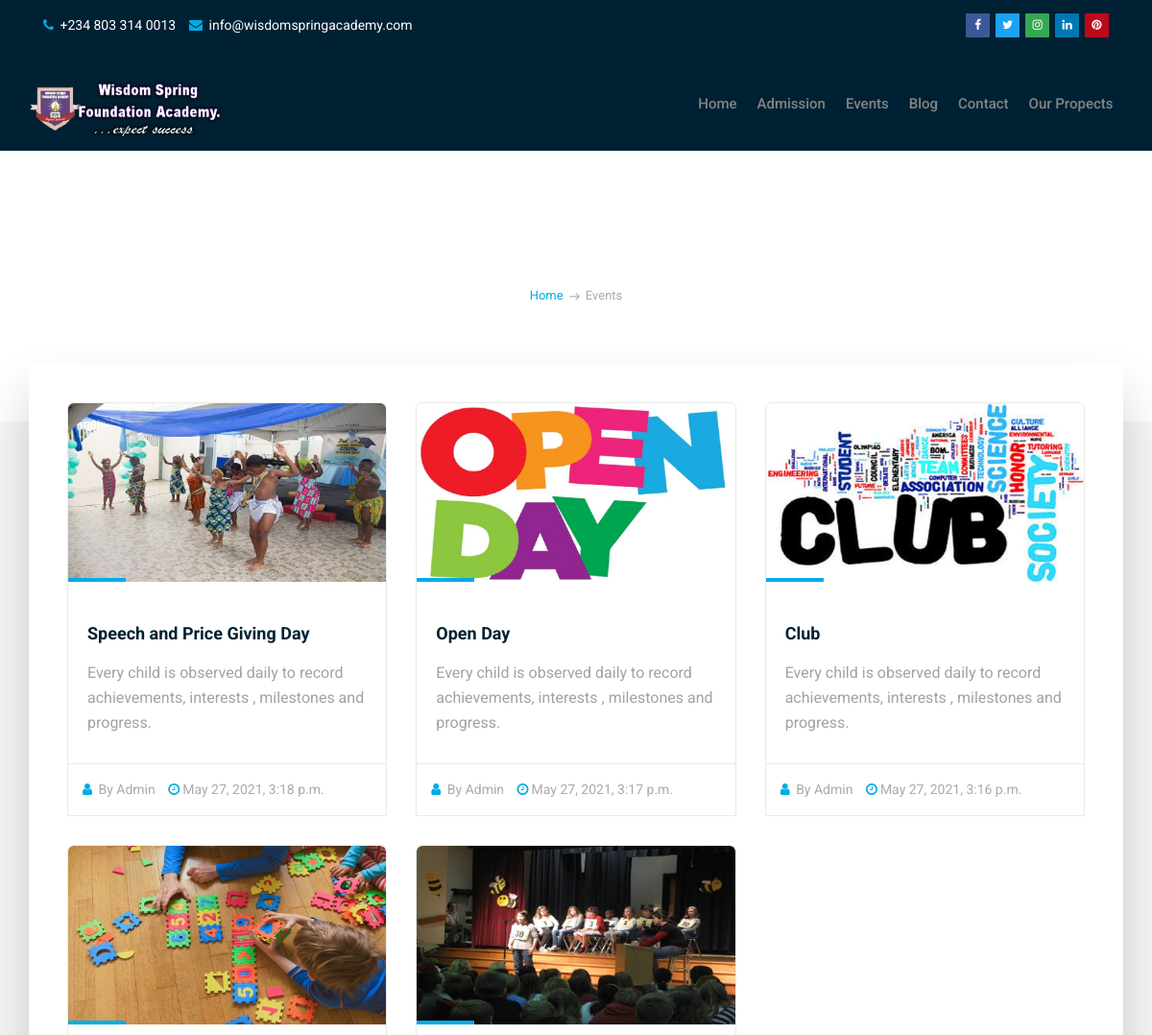
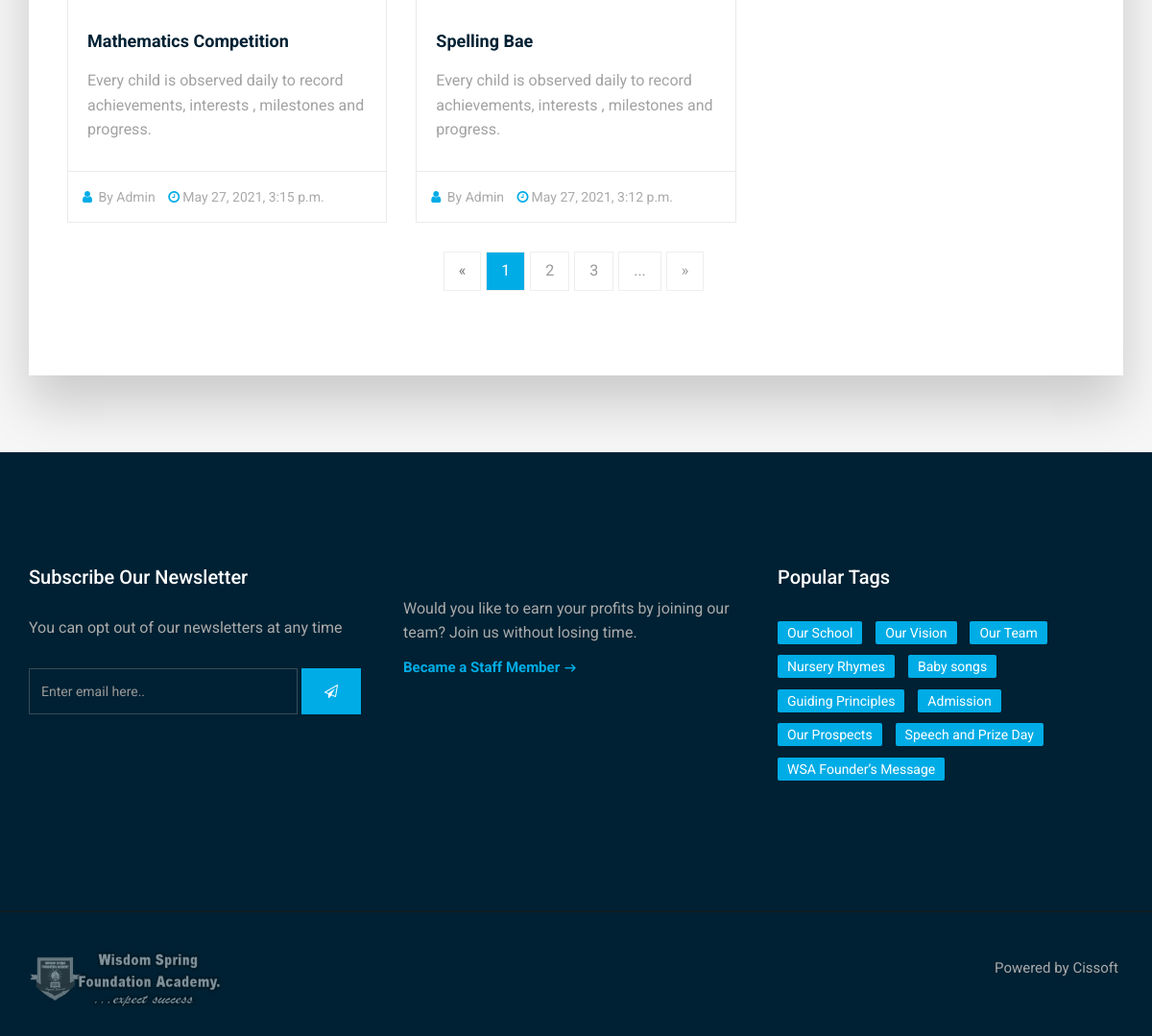
Screenshot of /events/ with the database file from the repository (2 pictures, top to bottom).
### post/models.py (models this page shows, shortened)
class events(models.Model):
    title = models.CharField(max_length = 200)
    snipet = models.CharField (max_length = 800, null = True, blank = True)
    body = models.TextField()
    image = models.ImageField(upload_to = 'post/images', null = True, blank = True)
    create_time = models.DateTimeField(default = datetime.now, blank = True)
    class Meta:
        verbose_name_plural = "events"
        ordering = ['-create_time',]

### post/views.py (the view)
# urls.py: path("events/", views.eventpage, name = "events"),
def eventpage (request):
    alleventpost = events.objects.all()
    context = {
        'eventfull' : alleventpost,
    }
    return render (request, "post/eventpage.html", context)

### post/templates/post/eventpage.html (shortened to what this page needs)
{% extends "post/layout.html" %}
{% load static %}
{% block content %}
<header class="header header-normal" style="background-color: #002133;">
    <div class="topbar clearfix">
        <div class="container">
            <div class="row-fluid">
                <div class="col-md-6 col-sm-6 text-left">
                    <p>
                        <strong><i class="fa fa-phone"></i></strong>  +234 803 314 0013 &nbsp;&nbsp;
                        <strong><i class="fa fa-envelope"></i></strong> <a href="mailto:#">info@wisdomspringacademy.com</a>
                    </p>
                </div>
                <div class="col-md-6 col-sm-6 hidden-xs text-right">
                    <div class="social">
                        <a class="facebook" href="#" data-tooltip="tooltip" data-placement="bottom" title="Facebook"><i class="fa fa-facebook"></i></a>
                        <a class="twitter" href="#" data-tooltip="tooltip" data-placement="bottom" title="Twitter"><i class="fa fa-twitter"></i></a>
                        <a class="google" href="#" data-tooltip="tooltip" data-placement="bottom" title="Instagram"><i class="fa fa-instagram"></i></a>
                        <a class="linkedin" href="#" data-tooltip="tooltip" data-placement="bottom" title="Linkedin"><i class="fa fa-linkedin"></i></a>
                        <a class="pinterest" href="#" data-tooltip="tooltip" data-placement="bottom" title="Pinterest"><i class="fa fa-pinterest"></i></a>
                    </div>
                </div>
            </div>
        </div>
    </div>
    <div class="container">
        <nav class="navbar navbar-default yamm">
            <div class="navbar-header">
                <div class="logo-normal">
                    <a class="navbar-brand" href="{% url 'index' %}"><img src="{% static 'post/images/logo.png' %}" alt=""></a>
                </div>
            </div>
            <div id="navbar" class="navbar-collapse collapse">
                <ul class="nav navbar-nav navbar-right">
                    <li><a href="{% url 'index' %}">Home</a></li>
                    <li><a href="{% url 'admission' %}">Admission</a>
                    <li><a href="{% url 'events' %}">Events</a></li>
                    <li><a href="{% url 'blogpage' %}">Blog</a></li>
                    <li><a href="{% url 'contact' %}">Contact</a></li>
                    <li><a href="{% url 'prospects' %}">Our Propects</a></li>
                </ul>
            </div>
        </nav>
    </div>
</header>
<section class="section db p120">
    <div class="container">
        <div class="row">
            <div class="col-md-12">
                <div class="tagline-message page-title text-center">
                    <h3>Blog & News</h3>
                    <ul class="breadcrumb">
                        <li><a href="{% url 'index' %}">Home</a></li>
                        <li class="active">Events</li>
                    </ul>
                </div>
            </div>
        </div>
    </div>
</section>
<section class="section gb nopadtop">
    <div class="container">
        <div class="boxed boxedp4">
            <div class="row blog-grid">
                {% for eventpost in eventfull %}
                <div class="col-md-4">
                    <div class="course-box">
                        <div class="image-wrap entry">
                            {% if eventpost.image %}
                <img src="{{ eventpost.image.url }}" alt="{{ post.title }}" class="img-responsive">
                {% endif %}
                        </div>
                        <div class="course-details">
                            <h4>
                                <a href="{% url 'event' eventpost.title %}" title="">{{eventpost.title}}</a>
                            </h4>
                            <p>{{eventpost.snipet}}</p>
                        </div>
                        <div class="course-footer clearfix">
                            <div class="pull-left">
                                <ul class="list-inline">
                                    <li><a href=""><i class="fa fa-user"></i> By Admin</a></li>
                                    <li><a href=""><i class="fa fa-clock-o"></i>{{eventpost.create_time}}</a></li>
                                 </ul>
                            </div>
                        </div>
                    </div>
                </div>
                {% endfor %}
            <div class="row">
                <div class="col-md-12 text-center">
                    <ul class="pagination ">
                        <li class="disabled"><a href="javascript:void(0)">&laquo;</a></li>
                        <li class="active"><a href="javascript:void(0)">1</a></li>
                        <li><a href="javascript:void(0)">2</a></li>
                        <li><a href="javascript:void(0)">3</a></li>
                        <li><a href="javascript:void(0)">...</a></li>
                        <li><a href="javascript:void(0)">&raquo;</a></li>
                    </ul>
                </div>
            </div>
        </div>
    </div>
</section>
{% endblock %}

### post/templates/post/layout.html (shortened to what this page needs)
{% load static %}
<!DOCTYPE html>
<head>
	<link rel="stylesheet" href="{% static 'post/css/bootstrap.min.css' %}">
    <link rel="stylesheet" href="{% static 'post/css/font-awesome.min.css' %}">
    <link rel="stylesheet" href="{% static 'post/css/carousel.css' %}">
    <link rel="stylesheet" href="{% static 'post/css/animate.css' %}">
    <link rel="stylesheet" href="{% static 'post/style.css' %}">
</head>
<body>
    {% block content %}
    {% endblock %}
    <footer class="section footer noover">
        <div class="container">
            <div class="row">
                <div class="col-lg-4 col-md-12">
                    <div class="widget clearfix">
                        <h3 class="widget-title">Subscribe Our Newsletter</h3>
                        <div class="newsletter-widget">
                            <p>You can opt out of our newsletters at any time</p>
                            <form class="form-inline" role="search">
                                <div class="form-1">
                                    <input type="text" class="form-control" placeholder="Enter email here..">
                                    <button type="submit" class="btn btn-primary"><i class="fa fa-paper-plane-o"></i></button>
                                </div>
                            </form>
                        </div>
                    </div>
                </div>
                <div class="col-lg-4 col-md-12">
                    <div class="widget clearfix">
                        <h3 class="widget-title"></h3>
                        <p>Would you like to earn your profits by joining our team? Join us without losing time.</p>
                        <a href="{% url 'apply' %}"" class="readmore">Became a Staff Member</a>
                    </div>
                </div>
                <div class="col-lg-4 col-md-12">
                    <div class="widget clearfix">
                        <h3 class="widget-title">Popular Tags</h3>
                        <div class="tags-widget">
                            <ul class="list-inline">
                                <li><a href="#">Our School</a></li>
                                <li><a href="#">Our Vision</a></li>
                                <li><a href="#">Our Team</a></li>
                                <li><a href="#">Nursery Rhymes</a></li>
                                <li><a href="#">Baby songs</a></li>
                                <li><a href="#">Guiding Principles</a></li>
                                <li><a href="#">Admission</a></li>
                                <li><a href="#">Our Prospects</a></li>
                                <li><a href="#">Speech and Prize Day</a></li>
                                <li><a href="#">WSA Founder’s Message</a></li>
                            </ul>
                        </div>
                    </div>
                </div>
            </div>
        </div>
        </footer>
        <div class="copyrights">
        <div class="container">
            <div class="clearfix">
                <div class="pull-left">
                    <div class="cop-logo">
                        <a href="#"><img src="{% static 'post/images/logo.png' %}" alt=""></a>
                    </div>
                </div>
                <div class="pull-right">
                    <div class="footer-links">
                        <ul class="list-inline">
                            <li><a>Powered by Cissoft</a></li>
                        </ul>
                    </div>
                </div>
            </div>
        </div>
        </div>
  </body>
</html>

### rows the page displays
events: image (picture), title "Speech and Price Giving Day", snipet "Every child is observed daily to record achievements, interests , milestones and progress.", create_time "May 27, 2021, 3:18 p.m."
events: image (picture), title "Open Day", snipet "Every child is observed daily to record achievements, interests , milestones and progress.", create_time "May 27, 2021, 3:17 p.m."
events: image (picture), title "Club", snipet "Every child is observed daily to record achievements, interests , milestones and progress.", create_time "May 27, 2021, 3:16 p.m."
events: image (picture), title "Mathematics Competition", snipet "Every child is observed daily to record achievements, interests , milestones and progress.", create_time "May 27, 2021, 3:15 p.m."
events: image (picture), title "Spelling Bae", snipet "Every child is observed daily to record achievements, interests , milestones and progress.", create_time "May 27, 2021, 3:12 p.m."
